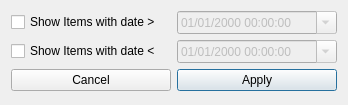
<?xml version="1.0" encoding="UTF-8"?>
<ui version="4.0">
 <class>ChangedDateFilter</class>
 <widget class="QDialog" name="ChangedDateFilter">
  <property name="windowModality">
   <enum>Qt::ApplicationModal</enum>
  </property>
  <property name="geometry">
   <rect>
    <x>0</x>
    <y>0</y>
    <width>348</width>
    <height>105</height>
   </rect>
  </property>
  <property name="windowTitle">
   <string>Changed Date Filter</string>
  </property>
  <layout class="QGridLayout" name="gridLayout">
   <item row="0" column="0">
    <widget class="QCheckBox" name="morecheckBox">
     <property name="text">
      <string>Show Items with date &gt;</string>
     </property>
    </widget>
   </item>
   <item row="0" column="1">
    <widget class="QDateTimeEdit" name="moredateTimeEdit">
     <property name="enabled">
      <bool>false</bool>
     </property>
     <property name="displayFormat">
      <string>MM/dd/yyyy HH:mm:ss</string>
     </property>
     <property name="calendarPopup">
      <bool>true</bool>
     </property>
     <property name="timeSpec">
      <enum>Qt::UTC</enum>
     </property>
    </widget>
   </item>
   <item row="1" column="0">
    <widget class="QCheckBox" name="lesscheckBox">
     <property name="text">
      <string>Show Items with date &lt;</string>
     </property>
    </widget>
   </item>
   <item row="1" column="1">
    <widget class="QDateTimeEdit" name="lessdateTimeEdit">
     <property name="enabled">
      <bool>false</bool>
     </property>
     <property name="displayFormat">
      <string>MM/dd/yyyy HH:mm:ss</string>
     </property>
     <property name="calendarPopup">
      <bool>true</bool>
     </property>
     <property name="timeSpec">
      <enum>Qt::UTC</enum>
     </property>
    </widget>
   </item>
   <item row="2" column="1">
    <widget class="QPushButton" name="pushButton">
     <property name="styleSheet">
      <string notr="true"/>
     </property>
     <property name="text">
      <string>Apply</string>
     </property>
     <property name="default">
      <bool>true</bool>
     </property>
     <property name="flat">
      <bool>false</bool>
     </property>
    </widget>
   </item>
   <item row="2" column="0">
    <widget class="QPushButton" name="pushButton_2">
     <property name="text">
      <string>Cancel</string>
     </property>
    </widget>
   </item>
  </layout>
 </widget>
 <resources/>
 <connections/>
</ui>
